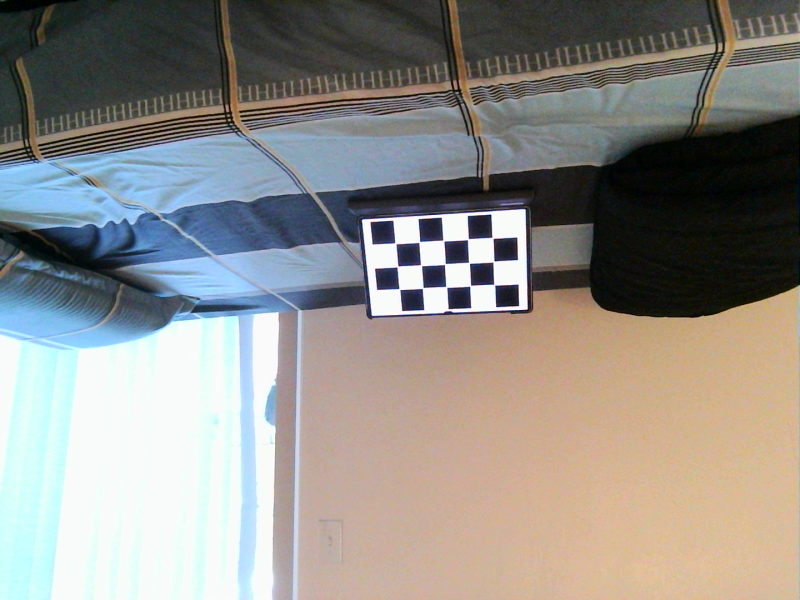
#> input picture left/image0.png, 800 x 600 px, given in place of output_video.mp4, which was not available
$ python triangulation_test.py
#> lines starting #> are read from the running program, lines starting #| are printed output that depends on the picture; pictures that were not available may be replaced by others from this repository, and a replacement may not be noted
### slam2.py
import cv2
import numpy as np
import matplotlib.pyplot as plt
from camera import stereo_camera
from camera import anms
from landmarks import landmarks, bundel_adjustment
from time import time
from scipy.optimize import least_squares
from scipy.sparse import lil_matrix
from scipy.spatial.transform import Rotation
from loopclosure import Loop_closure
from mpl_toolkits.mplot3d import Axes3D


class ORB_SLAM:
    def __init__(self,l_k, r_k, l_dist, r_dist, R, t):
#> called with l_k = 'camera_mat/leftintrinsic.npy', r_k = 'camera_mat/rightintrinsic.npy', l_dist = 'camera_mat/leftdistortion.npy', r_dist = 'camera_mat/rightdistortion.npy', R = 'camera_mat/r_matrix.npy', t = 'camera_mat/t_matrix.npy'
        self.cam = stereo_camera(l_k, r_k, l_dist, r_dist, R, t)
        self.orb = cv2.ORB_create(nfeatures=2000,scaleFactor=1.2,nlevels=8,edgeThreshold=31,firstLevel=0,
                                  WTA_K=2,scoreType=cv2.ORB_HARRIS_SCORE,patchSize=31,fastThreshold=20)
        self.bf = cv2.BFMatcher(cv2.NORM_HAMMING, crossCheck=True)
        self.clahe = cv2.createCLAHE(clipLimit=2.0, tileGridSize=(8,8))
        self.loop_closure = Loop_closure(video_path=None)

        # Parameters
        self.MIN_TRACKED = 50
        self.FB_MAX_DIST = 0.8
        self.LK_PARAMS = dict(winSize=(31,31), maxLevel=8,criteria=(cv2.TERM_CRITERIA_EPS | cv2.TERM_CRITERIA_COUNT, 30, 0.01))

        self.land_marks = []
        self.trajectory = []
        self.T_global = np.eye(4)

        self.prev_gray_left = None
        self.prev_gray_right = None
        self.prev_left_pts = None
        self.prev_ids = None

        self.next_landmark_id = 0
        self.previous_time = time()
        self.count_frame = 0

        self.camera_poses = []
        self.pose_graph_nodes = []
        self.pose_graph_edges = []

    # [237 lines left out: functions get_frames, track_landmarks, estimate_pose_pnp, pose_graph_residuals, optimize_pose_graph, not called in this run]


    def create_new_landmarks(self, gray_left, gray_right, nonlinear_triangulation=True):

            kp1, des1 = self.orb.detectAndCompute(gray_left, None)
            kp2, des2 = self.orb.detectAndCompute(gray_right, None)

            self.loop_closure.add_keyframe(self.count_frame, des1, gray_left)
            closed=self.loop_closure.loop_check()
            if closed is not None:
                print(f"Loop closure detected with frame {closed} at frame {self.count_frame}")
                #self.T_global=self.camera_poses[closed]['T_global']
            mask = np.array([kp.response > 1.e-5 for kp in kp1])
            kp1 = [kp for kp, m in zip(kp1, mask) if m]
            des1 = des1[mask]

            kp2_mask = np.array([kp.response > 1.e-5 for kp in kp2])
            kp2 = [kp for kp, m in zip(kp2, kp2_mask) if m]
            des2 = des2[kp2_mask]

            keep_idx1 = anms(kp1, num_keep=500)
            keep_idx2 = anms(kp2, num_keep=500)

            kp1 = [kp1[i] for i in keep_idx1]
            des1 = des1[keep_idx1]
            kp2 = [kp2[i] for i in keep_idx2]
            des2 = des2[keep_idx2]

            if des1 is not None and des2 is not None and len(kp1) > 0 and len(kp2) > 0:
                matches = self.bf.match(des1, des2)
                matches = sorted(matches, key=lambda x: x.distance)
                ptsL = np.float32([kp1[m.queryIdx].pt for m in matches]).reshape(-1,2)
                desL = np.array([des1[m.queryIdx] for m in matches])
                ptsR = np.float32([kp2[m.trainIdx].pt for m in matches]).reshape(-1,2)
                desR = np.array([des2[m.trainIdx] for m in matches])
                points_3d, reprojection_errors = self.cam.triangulate_points(ptsL, ptsR)
                if nonlinear_triangulation:
                    points_3d= [p for i, p in enumerate(points_3d) if reprojection_errors[i] < 3.0]
                    ptsL= [p for i, p in enumerate(ptsL) if reprojection_errors[i] < 3.0]
                    ptsR= [p for i, p in enumerate(ptsR) if reprojection_errors[i] < 3.0]
                    desL= [d for i, d in enumerate(desL) if reprojection_errors[i] < 3.0]
                    desR= [d for i, d in enumerate(desR) if reprojection_errors[i] < 3.0]
                    points_3d=np.array(points_3d)
                    points_3d,reprojection_errors = self.cam.nonlinear_triangulation( [ptsL, ptsR], points_3d)
                points_3d = np.array(points_3d)
                points_3d= self.T_global[:3,:3] @ points_3d.T + self.T_global[:3,3:4]
                points_3d= points_3d.T.tolist()

                new_marks = []
                for i, err in enumerate(reprojection_errors):
                    if err > 1.0:
                        continue
                    m = landmarks()
                    m.position = points_3d[i]
                    m.r_image_points = ptsR[i].copy()
                    m.image_points = ptsL[i].copy()
                    m.descriptor = desL[i].copy()
                    m.id = self.next_landmark_id
                    self.next_landmark_id += 1
                    new_marks.append(m)
                final_add = []

                for nm in new_marks:
                    add = True

                    for lm in self.land_marks:
                        desc_dist = cv2.norm(nm.descriptor, lm.descriptor, cv2.NORM_HAMMING)
                        if desc_dist < 50:
                            add = False
                            lm.active=True  # reactivate existing landmark
                            break
                        # [12 lines of commented-out code are left out]
                    if add:
                        final_add.append(nm)

                self.land_marks.extend(final_add)


# [59 lines that do not run on import are left out]


### loopclosure.py
import cv2
import numpy as np
from sklearn.cluster import MiniBatchKMeans
from sklearn.metrics.pairwise import cosine_similarity
import matplotlib.pyplot as plt


class Loop_closure:
    def __init__(self, video_path, frame_stride=5, max_features=2000):
        self.frame_ids = []
        self.descriptors_list = []
        self.frame_images = []
        self.N_CLUSTERS = 800
        self.LOOP_THRESHOLD = 0.70

        self.kmeans = MiniBatchKMeans(
            n_clusters=self.N_CLUSTERS,
                batch_size=2000,
                verbose=0
            )

    def compute_bow(self,des):
        words = self.kmeans.predict(des)
        hist, _ = np.histogram(words, bins=np.arange(self.N_CLUSTERS+1))
        hist = hist.astype(np.float32)
        hist /= (np.linalg.norm(hist) + 1e-6)
        return hist

    def add_keyframe(self, frame_id, descriptors, frame_image):
        self.frame_ids.append(frame_id)
        self.descriptors_list.append(descriptors)
        self.frame_images.append(frame_image)

    def loop_check(self):

        all_descriptors = np.vstack(self.descriptors_list)
        self.kmeans.fit(all_descriptors)
        bow_vectors = []

        for des in self.descriptors_list:
            bow_vectors.append(self.compute_bow(des))
        bow_vectors = np.vstack(bow_vectors)
        similarity_matrix = cosine_similarity(bow_vectors)

        for i in range(len(self.frame_ids)):
            for j in range(i - 10):
                if similarity_matrix[i, j] > self.LOOP_THRESHOLD:
                    print(f"Frame {self.frame_ids[i]}  <-->  Frame {self.frame_ids[j]}  | score = {similarity_matrix[i,j]:.2f}")
                    # visualize = np.hstack((self.frame_images[i], self.frame_images[j]))
                    # cv2.imshow(f"Revisit: Frame {self.frame_ids[i]} & Frame {self.frame_ids[j]}", visualize)
                    # cv2.waitKey(0)
                    return self.frame_ids[j]
        return None


### camera.py
import numpy as np
import cv2
from scipy.optimize import least_squares
import matplotlib.pyplot as plt


class stereo_camera:
    def __init__(self, l_K,r_K, l_dist, r_dist,r,t):
#> called with l_K = 'camera_mat/leftintrinsic.npy', r_K = 'camera_mat/rightintrinsic.npy', l_dist = 'camera_mat/leftdistortion.npy', r_dist = 'camera_mat/rightdistortion.npy', r = 'camera_mat/r_matrix.npy', t = 'camera_mat/t_matrix.npy'
        self.l_K = np.load(l_K)
#> (reads leftintrinsic.npy from the repository)
        self.r_K = np.load(r_K)
#> (reads rightintrinsic.npy from the repository)
        self.l_dist = np.load(l_dist)
#> (reads leftdistortion.npy from the repository)
        self.r_dist = np.load(r_dist)
#> (reads rightdistortion.npy from the repository)
        self.R = np.load(r)
        self.t = np.load(t)/1000.0
        np.seterr(divide='ignore', invalid='ignore')

    def triangulate_points(self, pts1, pts2, R=None, t=None):
        """
        Triangulate 3D points from matched 2D points in stereo images.
        pts1, pts2: Nx2 arrays of matched points in left and right images.
        Returns Nx3 array of 3D points.
        """
        if R==None:
            R=self.R
        if t==None:
            t=self.t

        P1 = self.l_K @ np.hstack((np.eye(3), np.zeros((3, 1))))
        P2 = self.r_K @ np.hstack((R, t.reshape(3, 1)))
        pts3d_hom = cv2.triangulatePoints(P1, P2, pts1.T, pts2.T).T
        pts3d = pts3d_hom[:, :3] / pts3d_hom[:, 3][:, np.newaxis]
        for pts in pts3d:
            if pts[2]<0:
                pts[2]=0
            if pts[2]>10:
                pts[2]=10

        reprojection_errors = []
        for i in range(len(pts3d)):
            point_3d_hom = np.hstack((pts3d[i], 1))

            proj_left = P1 @ point_3d_hom
            proj_left /= proj_left[2]
            error_left = np.linalg.norm(proj_left[:2] - pts1[i])

            proj_right = P2 @ point_3d_hom
            proj_right /= proj_right[2]
            error_right = np.linalg.norm(proj_right[:2] - pts2[i])

            reprojection_errors.append((error_left + error_right) / 2)

        return pts3d, reprojection_errors


    def nonlinear_triangulation(self,pts_2d, X0):
        """
        pts_2d: list of 2D points in each camera
        P: list of 3x4 camera projection matrices
        X0: initial 3D point (from linear triangulation)
        """
        X0=X0.flatten()
        P= [
            self.l_K @ np.hstack((np.eye(3), np.zeros((3, 1)))),
            self.r_K @ np.hstack((self.R, self.t.reshape(3, 1)))
        ]
        res = least_squares(reprojection_residual, X0, args=(pts_2d, P),max_nfev=100,ftol=1e-6, xtol=1e-6, gtol=1e-6)

        residuals = reprojection_residual(res.x, pts_2d, P)
        # print(residuals.shape)
        X0_reshaped = res.x.reshape(-1, 3)
        return X0_reshaped, residuals

    # [37 lines left out: functions plot_camera, skew, bundle_adjustment, not called in this run]


def reprojection_residual(X_flat, pts_2d_list, P_list):
        """
        X_flat: flattened 3D points, shape (num_points*3,)
        pts_2d_list: list of per-camera 2D points, each shape (num_points, 2)
        P_list: list of 3x4 projection matrices, length = num_cameras
        """
        num_points = X_flat.shape[0] // 3
        X = X_flat.reshape((num_points, 3))  # (num_points, 3)

        residuals = []

        for i in range(num_points):
            X_h = np.hstack([X[i], 1.0])
            reproj_sum = np.zeros(2)

            for cam_idx, P in enumerate(P_list):
                proj = P @ X_h
                proj_2d = proj[:2] / proj[2]
                reproj_sum += (proj_2d - pts_2d_list[cam_idx][i])

            reproj_avg = reproj_sum / len(P_list)

            # combine dx, dy into a single scalar
            residual_scalar = np.linalg.norm(reproj_avg)
            residuals.append(residual_scalar)

        return np.array(residuals)  # 1D array of length = num_points * num_cameras * 2

# [29 lines left out: function reprojection_ba_residual, not called in this run]

def anms(keypoints, num_keep=500):
    # sort by response
    keypoints = sorted(keypoints, key=lambda x: -x.response)
    radii = [float('inf')] * len(keypoints)

    for i in range(len(keypoints)):
        xi, yi = keypoints[i].pt
        for j in range(i):
            xj, yj = keypoints[j].pt
            dist = (xi - xj)**2 + (yi - yj)**2
            if keypoints[j].response > keypoints[i].response:
                if dist < radii[i]:
                    radii[i] = dist

    # sort by suppression radius
    sorted_idx = sorted(range(len(keypoints)), key=lambda i: -radii[i])
    keep_idx = sorted_idx[:num_keep]
    return keep_idx

### landmarks.py
import numpy as np
from scipy.optimize import least_squares
from scipy.sparse import lil_matrix
import cv2
class landmarks:
    def __init__(self):
        self.position=None
        self.r_image_points=None
        self.image_points=None
        self.descriptor=None
        self.observations=[]
        self.active=True
        self.id=None

    # [103 lines left out: functions update, add_observation, bundel_adjustment, not called in this run]

### triangulation_test.py
import cv2
from slam2 import ORB_SLAM
import matplotlib.pyplot as plt
import numpy as np
from mpl_toolkits.mplot3d import Axes3D
video_path = 'output_video.mp4'
l_k='camera_mat/leftintrinsic.npy'
r_k='camera_mat/rightintrinsic.npy'
l_dist='camera_mat/leftdistortion.npy'
r_dist='camera_mat/rightdistortion.npy'
R='camera_mat/r_matrix.npy'
t='camera_mat/t_matrix.npy'
frame_id=5

slam = ORB_SLAM(l_k, r_k, l_dist, r_dist, R, t)
slam2 = ORB_SLAM(l_k, r_k, l_dist, r_dist, R, t)

cap = cv2.VideoCapture(video_path)
cap.set(cv2.CAP_PROP_POS_FRAMES, frame_id)

ret, frame = cap.read()
#> frame is the input picture: shape (600, 800, 3); mean B, G, R 137.5, 142.1, 144.5
cap.release()

right_img = frame[:, :frame.shape[1] // 2]
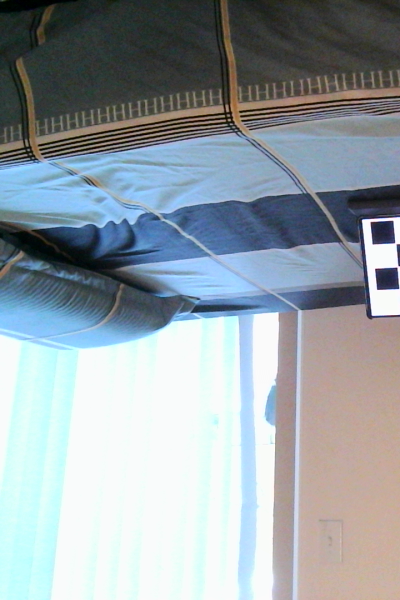
#> right_img: shape (600, 400, 3); mean B, G, R 166, 159.8, 149.5
left_img = frame[:, frame.shape[1] // 2:]
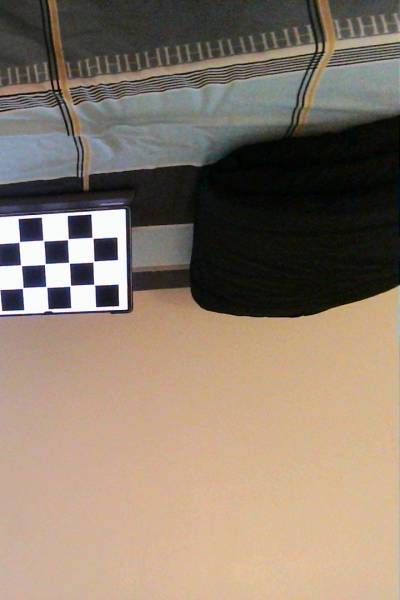
#> left_img: shape (600, 400, 3); mean B, G, R 108.9, 124.3, 139.5

gray_right = cv2.cvtColor(right_img, cv2.COLOR_BGR2GRAY)
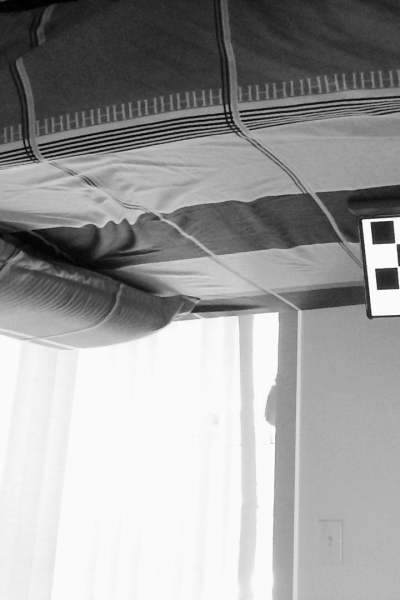
#> gray_right: shape (600, 400); min 0, max 253, mean 157.3
gray_left = cv2.cvtColor(left_img, cv2.COLOR_BGR2GRAY)
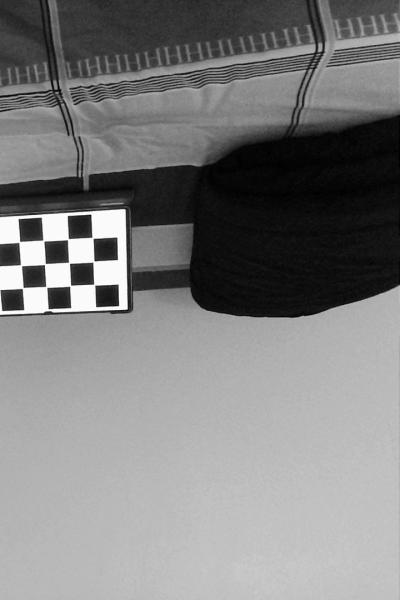
#> gray_left: shape (600, 400); min 0, max 253, mean 127
gray_left = cv2.rotate(gray_left, cv2.ROTATE_180)
gray_right = cv2.rotate(gray_right, cv2.ROTATE_180)
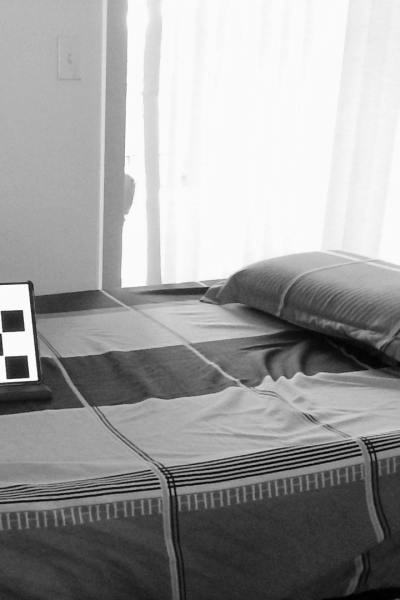
#> gray_right: shape (600, 400); min 0, max 253, mean 157.3

gray_left = slam.clahe.apply(gray_left)
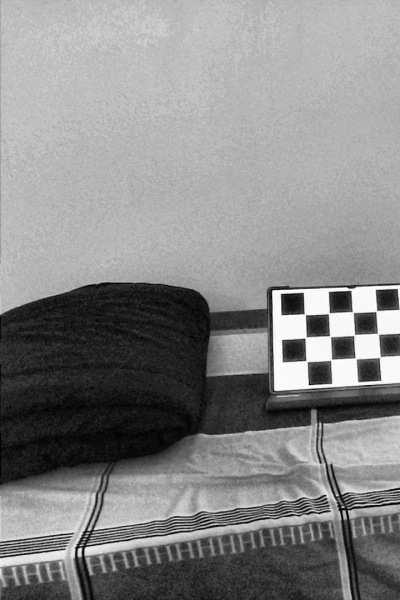
#> gray_left: shape (600, 400); min 1, max 254, mean 135.1
gray_right = slam.clahe.apply(gray_right)
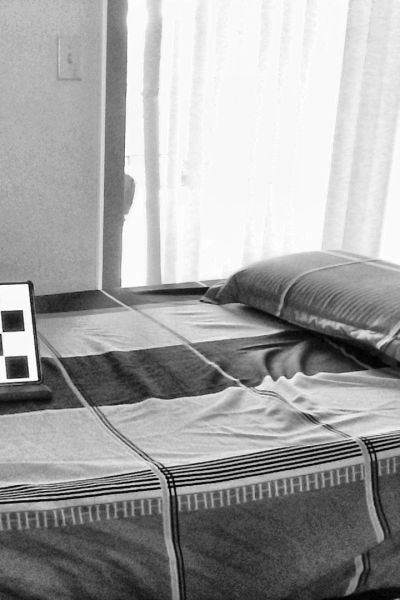
#> gray_right: shape (600, 400); min 1, max 254, mean 162.5
slam.create_new_landmarks(gray_left, gray_right,nonlinear_triangulation=False)
#> in create_new_landmarks, `kp1, des1 = self.orb.detectAndCompute(gray_left, None)`: kp1 = 1591 keypoints; strongest (x, y, size): (78, 547, 31), (282, 294, 37.2), (80, 549, 31), (273, 291, 31)
#> (the rest of the program and of its run is left out)
